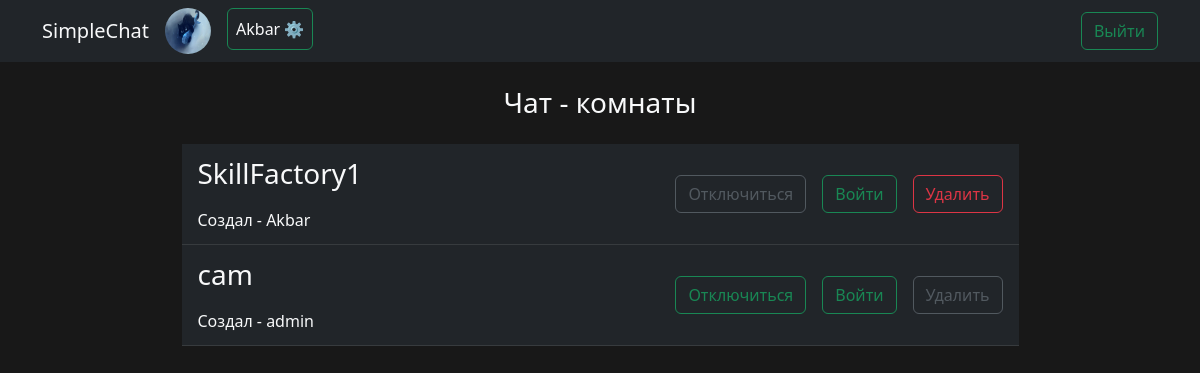
Screenshot of /rooms/ (signed in) with the database file from the repository.
### chatApp/models.py (models this page shows, shortened)
class Profile(models.Model):
    user = models.OneToOneField(User, on_delete=models.CASCADE)
    avatar = models.ImageField(default='default.jpg', upload_to='avatar_img')
    class Meta:
        verbose_name = 'Пользователь'
        verbose_name_plural = 'Пользователи'

class Rooms(models.Model):
    name = models.CharField(max_length=64)
    slug = models.SlugField(unique=True)
    created = models.DateField(auto_now_add=True)
    creator = models.ForeignKey(User, on_delete=models.CASCADE)
    class Meta:
        verbose_name = 'Комната'
        verbose_name_plural = 'Комнаты'

### chatApp/views.py (the view)
# urls.py: path("rooms/", rooms, name='rooms'),
@login_required(login_url='/accounts/login/')
def rooms(request):
    rooms = Rooms.objects.all()
    members = Members.objects.filter(userProfile_id=request.user.id).values_list('chatRoom_id', flat=True)
    return render(request, template_name='rooms.html', context={'chat_rooms': rooms, 'members': members})

### templates/rooms.html (shortened to what this page needs)
{% extends 'base.html' %}
{% load static %}
{% block content %}
{% if chat_rooms %}
<h3 class="text-center mt-4">Чат - комнаты</h3>
<table class="table table-dark align-middle table-ms mt-2 w-75 mt-4 chat_rooms">
   {% for room in chat_rooms %}
      <tr class="">
         <td class="text-light ps-3 w-75 fs-3">
            {{room.name}} <br>
            <span class='fs-6'>Создал - {{room.creator.username}}</span>
         </td>
         {% if room.id in members %}
            {% if request.user.id == room.creator.id %}
               <td><a href={% url 'outFromRoom' room.id %} class='btn btn-outline-secondary w-100 disabled' id='out_from_room'>Отключиться</a></td>
            {% else %}
               <td><a href={% url 'outFromRoom' room.id %} class='btn btn-outline-success w-100' id='out_from_room'>Отключиться</a></td>
            {% endif %}
            <td><a href={% url 'room' room.id %} class='btn btn-outline-success'>Войти</a></td>
         {% else %}
            <td><a href={% url 'joinToRoom' room.id %} class='btn btn-outline-success' id='join_to_room'>Подключиться</a></td>
            <td><a href={% url 'room' room.id %} class='btn btn-outline-secondary disabled'>Войти</a></td>
         {% endif %}
         {% if room.creator_id == request.user.id%}
            <td class="text-end pe-3"> <a id={{ room.id }} class="btn btn-outline-danger delete_room">Удалить</a></td>
         {% else %}
         <td class="text-end pe-3"> <a id={{ room.id }} class="btn btn-outline-secondary disabled delete_room">Удалить</a></td>
         {% endif %}
      </tr>
   {% endfor %}
</table>
{% else %}
<h3> Нет Чат-комнат</h3>
{% endif %}
{% endblock content %}

### templates/base.html (shortened to what this page needs)
<!DOCTYPE html>
{% load static %}
<html lang="en">
  <head>
    <link rel="stylesheet" href={% static 'css/styles.css' %}>
  </head>
  <body>
    <div class="header bg-dark">
      <nav class="navbar navbar-expand-lg bg-body-tertiary">
        <div class="container">
          <a class="navbar-brand text-light" href="/">SimpleChat</a>
          <div class="collapse navbar-collapse" id="navbarSupportedContent">
            <ul class="navbar-nav me-auto mb-2 mb-lg-0">
              {% if user.is_authenticated %}
                <li class="nav-item me-3">
                  <div class='avatar'>
                    {% if user.profile.avatar == '/media/default.jpg' %}
                      <img src="{{ user.profile.avatar }}" class="rounded-circle" alt="">
                      {% else %}
                      <img src="/media/{{ user.profile.avatar }}" class="rounded-circle" alt="">
                    {% endif %}
                  </div>
                </li>
                <li class="nav-item">
                  <a class="nav-link text-light btn btn-outline-success" aria-current="page" href={% url 'profile' %}>
                  <span class="">{{user.profile.user}} &#x2699;</span></a>
                </li>
              {% else %}
              <li class="nav-item"></li>
              {% endif %}
            </ul>
            <div class="d-flex">
              {% if user.is_authenticated %}
                <a href='/accounts/logout' class="btn btn-outline-success" >Выйти</a>
              {% else %}
                <a href='/accounts/login' class="btn btn-outline-success" >Войти</a>
              {% endif %}
            </div>
          </div>
        </div>
      </nav>
    </div>
    <div class="container text-light">
      {% block content %}
      {% endblock content %}
    </div>
  </body>
</html>

### static/css/styles.css (style rules this page uses)
body { background-color: #181818; }
img { max-height: 100%; max-width: 100%; width: 46px; height: 46px; top: 0; left: 0; bottom: 0; right: 0; margin: auto; border-radius: 50%; }
table.chat_rooms { margin: 0 auto; }

### rows the page displays
Rooms: name "SkillFactory1", creator.username "Akbar", shows "Отключиться", shows "Войти"
Rooms: name "cam", creator.username "admin", shows "Отключиться", shows "Войти"

### other values shown
{{ user.profile.user }} "Akbar"
